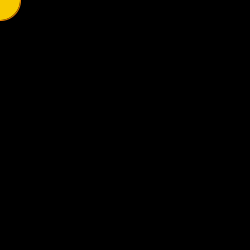
Frame 1 (no input)
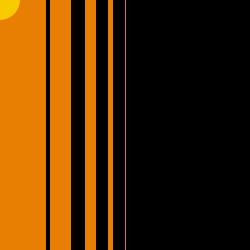
Frame 60 (the mouse pressed at the canvas centre just before this capture)
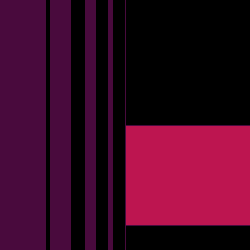
Frame 120 (the mouse held since frame 60 and released just before this capture)

The Processing sketch that drew these frames (run headless with seeded random() and noise(); from frame 60 on, the mouse is pressed at the canvas centre):

// Processing sketch: processing_18735
// ── processing_18735.pde

//move the circles around with the mouse, click and hold the mouse button to change shapes
void setup() {
  size(250, 250);
  background(0);
}

void draw() {
  
  strokeWeight(50);
  line(20, 0, 20, 250);
  strokeWeight(20);
  line(60, 0,60, 250);
  strokeWeight(10);
  line(90, 0, 90, 250);
  strokeWeight(5);
  line(110, 0, 110, 250);
  strokeWeight(1); 
  line(125, 0, 125, 250);
  
  if(mousePressed) {
   fill(#BD1550);
   stroke(#490A3D);
    rect(mouseX, mouseY, mouseX+25, mouseY-25);
    
  } else {
    fill(#F8CA00);
    stroke(#E97F02);
     ellipse(mouseX, mouseY, mouseX-40, mouseY+40);
  }
  
  
}
